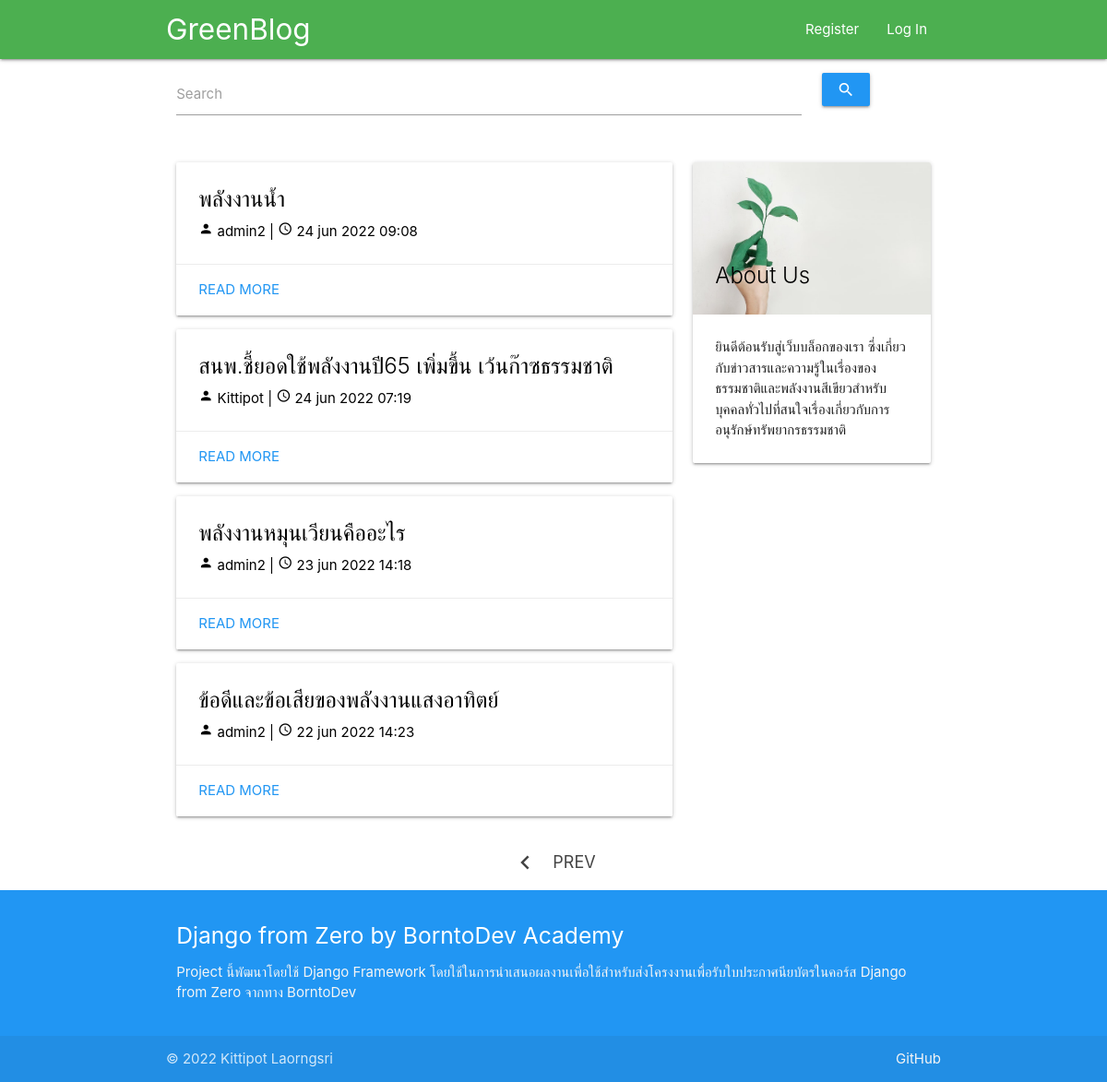
Screenshot of /?page=2 with the database file from the repository.
### main/models.py (models this page shows, shortened)
class ListTweet(models.Model):
    title = models.CharField(max_length=255,null=False)
    content = RichTextField(blank=True,null=True)
    user = models.ForeignKey(User, on_delete=models.CASCADE, null=True)
    status = models.BooleanField(default=True)
    create_date = models.DateTimeField(auto_now=False, null=True)
    updated_date = models.DateTimeField(auto_now=True,null=False)

### main/views.py (the view)
# urls.py: path('', views.index, name='index'),
def index(request):
    mydb = ListTweet.objects.filter(status=True).order_by('-id')
    paginator = Paginator(mydb, 4)
    page = request.GET.get('page')
    try:
        post_list = paginator.page(page)
    except PageNotAnInteger:
        post_list = paginator.page(1)
    except EmptyPage:
        post_list = paginator.page(paginator.num_pages)
    search_txt = request.GET.get('search','')
    if search_txt:
        post_list = mydb.filter(title__contains=search_txt)
    context={
        'db':post_list,
        'title':"GreenBlog"
    }
    return render(request, "index.html",context=context)

### main/templates/index.html (shortened to what this page needs)
{% extends 'base.html' %}
{% block content %}
    <div class='row s12'>
      <form method="GET" action="{% url 'index' %}">
        <div class="input-field col s10">
          <input id="search" name='search' type="text">
          <label for="search">Search</label>
        </div>
        <div class='input-field col s2'>
          <button class="waves-light blue btn" type="submit"><i class="material-icons">search</i></button>
        </div>
      </form>
    </div>
  <div class="row">
    <div class="col l8">
      {% for o in db %}
        <div class="card">
          <div class="card-content black-text">
            <span class="card-title">{{o.title}}</span>
            <p><i class="material-icons text-size">person</i> {{o.user}} | <i class="material-icons text-size">access_time</i> {{o.create_date|date:"d b Y H:i"}}</p>
          </div>
          <div class="card-action">
            <a class="blue-text" href="{% url 'each_a_page' news_id=o.id %}">Read More</a>
          </div>
        </div>
        {% empty %}
        <p class='center'>Not Found!</p>
      {% endfor %}
    </div>
    <div class="col l4">
      <div class="card">
        <div class="card-image">
          <img src="static/greenblog.jpg">
          <span class="card-title black-text">About Us</span>
        </div>
        <div class="card-content">
          <p>ยินดีต้อนรับสู่เว็บบล็อกของเรา ซึ่งเกี่ยวกับข่าวสารและความรู้ในเรื่องของธรรมชาติและพลังงานสีเขียวสำหรับบุคคลทั่วไปที่สนใจเรื่องเกี่ยวกับการอนุรักษ์ทรัพยากรธรรมชาติ</p>
        </div>
      </div>
    </div>
  </div>
  {% if db.has_other_pages %}
    <ul class="pagination center">
      {% if db.has_previous %}
      <li><a href="?page={{ db.previous_page_number }}" class="waves-effect"><i class="material-icons left">chevron_left</i>PREV</a></li>
      {% endif %}
    </ul>
  {% endif %}
{% endblock %}

### main/templates/index.html (style rules this page uses)
.text-size { font-size: 16px; }

### rows the page displays
ListTweet: title "พลังงานน้ำ", user "admin2", create_date "24 jun 2022 09:08"
ListTweet: title "สนพ.ชี้ยอดใช้พลังงานปี65 เพิ่มขึ้น เว้นก๊าซธรรมชาติ", user "Kittipot", create_date "24 jun 2022 07:19"
ListTweet: title "พลังงานหมุนเวียนคืออะไร", user "admin2", create_date "23 jun 2022 14:18"
ListTweet: title "ข้อดีและข้อเสียของพลังงานแสงอาทิตย์", user "admin2", create_date "22 jun 2022 14:23"
